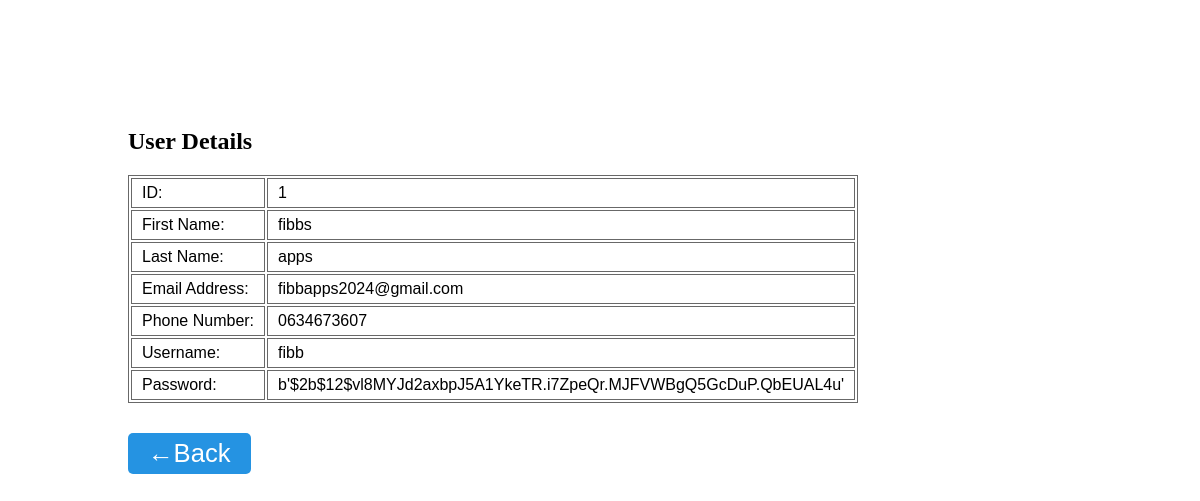
Page /admin/read_user/1 on the committed database.
### main.py (models this page shows, shortened)
class User(db.Model):
    _id = db.Column("id", db.Integer, primary_key=True)
    first_name = db.Column(db.String(50), nullable=False)
    last_name = db.Column(db.String(50), nullable=False)
    phone_number = db.Column(db.String(20), nullable=False)
    email_address = db.Column(db.String(50), nullable=False)
    username = db.Column(db.String(50), nullable=False)
    password = db.Column(db.String(50), nullable=False)

### main.py (the view)
@app.route('/admin/read_user/<id>')
def read_user(id):
    res = User.query.filter_by(_id=int(id)).first()
    return render_template('read_user.html', user=res)

### templates/read_user.html (shortened to what this page needs)
<!DOCTYPE html>
<html lang="en">
<head>
</head>
<body>
    <h2>User Details</h2>
    <table>
        <tr>
            <td>ID: </td>
            <td>{{ user._id }}</td>
        </tr>
        <tr>
            <td>First Name: </td>
            <td>{{ user.first_name }}</td>
        </tr>
        <tr>
            <td>Last Name: </td>
            <td>{{ user.last_name }}</td>
        </tr>
        <tr>
            <td>Email Address: </td>
            <td>{{ user.email_address }}</td>
        </tr>
        <tr>
            <td>Phone Number: </td>
            <td>{{ user.phone_number }}</td>
        </tr>
        <tr>
            <td>Username: </td>
            <td>
                {{user.username}}
            </td>
        </tr>
        <tr>
            <td>Password: </td>
            <td>
                {{user.password}}
            </td>
        </tr>
    </table>
    <a href="/admin/view_all_users" class="back-button">
        <button>&LeftArrow;Back</button>
    </a>
</body>
</html>

### templates/read_user.html (style rules this page uses)
body { padding: 100px 10%; }
table { border: 1px solid #686868; font-family: Arial, Helvetica, sans-serif; }
table tr td { border: 1px solid #686868; padding: 5px 10px; margin: -5 !important; font-family: Arial, Helvetica, sans-serif; }
.back-button button { border-radius: 5px; outline: none !important; border: none !important; margin-top: 30px; padding: 6px 20px; color: #fff; font-weight: 500; background: #2593e2; font-size: 160%; }

### rows in the picture
User: _id "1", first_name "fibbs", last_name "apps", email_address "fibbapps2024@gmail.com", phone_number "0634673607", username "fibb", password "b'$2b$12$vl8MYJd2axbpJ5A1YkeTR.i7ZpeQr.MJFVWBgQ5GcDuP.QbEUAL4u'"
